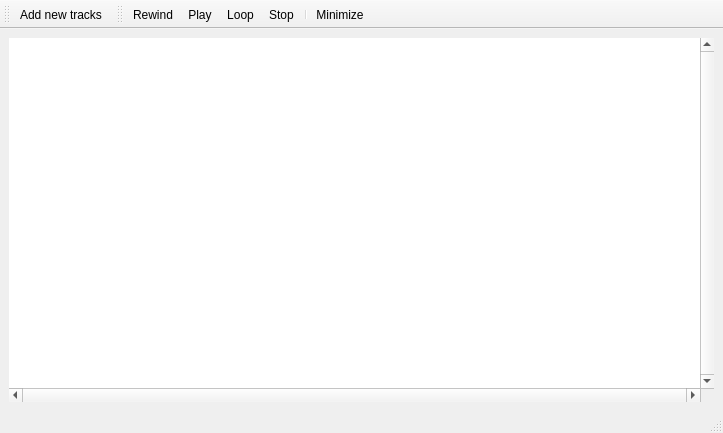
<?xml version="1.0" encoding="UTF-8"?>
<ui version="4.0">
 <class>MainWindow</class>
 <widget class="QMainWindow" name="MainWindow">
  <property name="geometry">
   <rect>
    <x>0</x>
    <y>0</y>
    <width>723</width>
    <height>433</height>
   </rect>
  </property>
  <property name="windowTitle">
   <string>Sequencer test</string>
  </property>
  <widget class="QWidget" name="centralwidget">
   <layout class="QVBoxLayout" name="verticalLayout">
    <item>
     <widget class="SequencerView" name="sequencerView">
      <property name="mouseTracking">
       <bool>true</bool>
      </property>
      <property name="frameShape">
       <enum>QFrame::NoFrame</enum>
      </property>
      <property name="verticalScrollBarPolicy">
       <enum>Qt::ScrollBarAlwaysOn</enum>
      </property>
      <property name="horizontalScrollBarPolicy">
       <enum>Qt::ScrollBarAlwaysOn</enum>
      </property>
      <property name="backgroundBrush">
       <brush brushstyle="SolidPattern">
        <color alpha="255">
         <red>0</red>
         <green>0</green>
         <blue>0</blue>
        </color>
       </brush>
      </property>
      <property name="alignment">
       <set>Qt::AlignLeading|Qt::AlignLeft|Qt::AlignTop</set>
      </property>
      <property name="renderHints">
       <set>QPainter::Antialiasing|QPainter::TextAntialiasing</set>
      </property>
      <property name="dragMode">
       <enum>QGraphicsView::RubberBandDrag</enum>
      </property>
      <property name="transformationAnchor">
       <enum>QGraphicsView::NoAnchor</enum>
      </property>
     </widget>
    </item>
   </layout>
  </widget>
  <widget class="QMenuBar" name="menubar">
   <property name="geometry">
    <rect>
     <x>0</x>
     <y>0</y>
     <width>723</width>
     <height>24</height>
    </rect>
   </property>
  </widget>
  <widget class="QStatusBar" name="statusbar"/>
  <widget class="QToolBar" name="mainToolBar">
   <property name="windowTitle">
    <string>toolBar</string>
   </property>
   <property name="allowedAreas">
    <set>Qt::TopToolBarArea</set>
   </property>
   <property name="floatable">
    <bool>false</bool>
   </property>
   <attribute name="toolBarArea">
    <enum>TopToolBarArea</enum>
   </attribute>
   <attribute name="toolBarBreak">
    <bool>false</bool>
   </attribute>
   <addaction name="addTracksAction"/>
  </widget>
  <widget class="QToolBar" name="playToolBar">
   <property name="windowTitle">
    <string>toolBar</string>
   </property>
   <property name="allowedAreas">
    <set>Qt::TopToolBarArea</set>
   </property>
   <property name="floatable">
    <bool>false</bool>
   </property>
   <attribute name="toolBarArea">
    <enum>TopToolBarArea</enum>
   </attribute>
   <attribute name="toolBarBreak">
    <bool>false</bool>
   </attribute>
   <addaction name="rewindAction"/>
   <addaction name="playAction"/>
   <addaction name="loopAction"/>
   <addaction name="stopAction"/>
   <addaction name="separator"/>
   <addaction name="minimizeAction"/>
  </widget>
  <action name="playAction">
   <property name="checkable">
    <bool>true</bool>
   </property>
   <property name="icon">
    <iconset theme="media-playback-start">
     <normaloff/>
    </iconset>
   </property>
   <property name="text">
    <string>Play</string>
   </property>
   <property name="toolTip">
    <string>Toggle Play/Pause</string>
   </property>
   <property name="shortcut">
    <string>Space</string>
   </property>
  </action>
  <action name="stopAction">
   <property name="icon">
    <iconset theme="media-playback-stop">
     <normaloff/>
    </iconset>
   </property>
   <property name="text">
    <string>Stop</string>
   </property>
   <property name="toolTip">
    <string>Stop playback</string>
   </property>
  </action>
  <action name="rewindAction">
   <property name="icon">
    <iconset theme="media-skip-backward">
     <normaloff/>
    </iconset>
   </property>
   <property name="text">
    <string>Rewind</string>
   </property>
   <property name="toolTip">
    <string>Rewind to start</string>
   </property>
  </action>
  <action name="addTracksAction">
   <property name="icon">
    <iconset theme="insert-horizontal-rule">
     <normaloff/>
    </iconset>
   </property>
   <property name="text">
    <string>Add new tracks...</string>
   </property>
   <property name="toolTip">
    <string>Create new tracks</string>
   </property>
   <property name="shortcut">
    <string>Ctrl+N</string>
   </property>
  </action>
  <action name="loopAction">
   <property name="checkable">
    <bool>true</bool>
   </property>
   <property name="icon">
    <iconset theme="media-playlist-repeat">
     <normaloff/>
    </iconset>
   </property>
   <property name="text">
    <string>Loop</string>
   </property>
   <property name="toolTip">
    <string>Play loop</string>
   </property>
   <property name="shortcut">
    <string>L</string>
   </property>
  </action>
  <action name="minimizeAction">
   <property name="icon">
    <iconset theme="zoom-out-large"/>
   </property>
   <property name="text">
    <string>Minimize</string>
   </property>
   <property name="toolTip">
    <string>Toggle window size</string>
   </property>
  </action>
 </widget>
 <customwidgets>
  <customwidget>
   <class>SequencerView</class>
   <extends>QGraphicsView</extends>
   <header>bigglesworth.sequencer.sequencerview</header>
  </customwidget>
 </customwidgets>
 <resources/>
 <connections/>
</ui>
